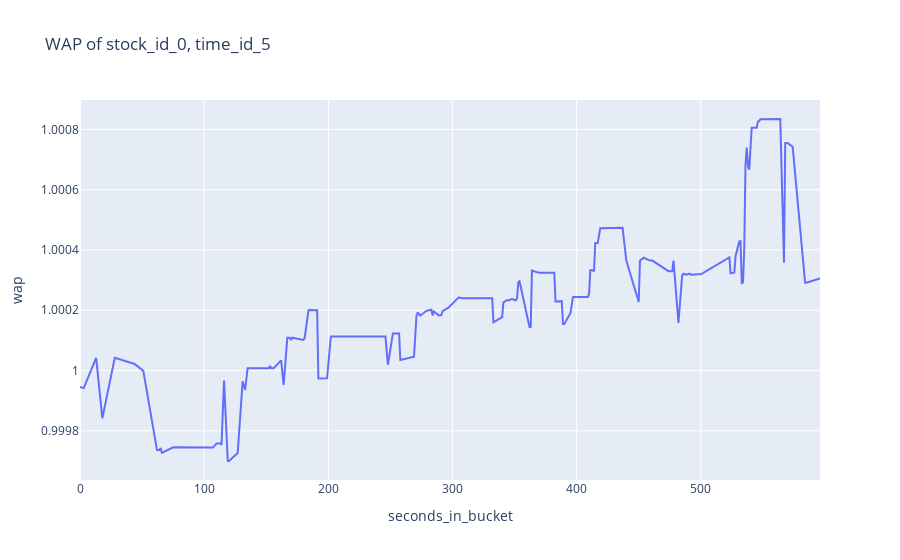

This figure's notebook cell:
### Code cell
book_train_example['wap'] = (book_train_example['bid_price1'] * book_train_example['ask_size1'] +
                                book_train_example['ask_price1'] * book_train_example['bid_size1']) / (
                                       book_train_example['bid_size1']+ book_train_example['ask_size1'])
fig = px.line(book_train_example, x="seconds_in_bucket", y="wap", title='WAP of stock_id_0, time_id_5')
fig.show()

### Figure 1 — Plotly figure (JSON) as saved in the notebook; plotly's stock layout.template omitted (floating-point values rounded to 4 significant figures; data arrays with more than 128 entries replaced by an {"elided": "..."} marker saying what was removed)
{"data": [{"hovertemplate": "seconds_in_bucket=%{x}<br>wap=%{y}<extra></extra>", "legendgroup": "", "line": {"color": "#636efa", "dash": "solid"}, "marker": {"symbol": "circle"}, "mode": "lines", "name": "", "orientation": "v", "showlegend": false, "type": "scatter", "x": {"elided": "200 int values"}, "xaxis": "x", "y": {"elided": "200 float values"}, "yaxis": "y"}], "layout": {"legend": {"tracegroupgap": 0}, "title": {"text": "WAP of stock_id_0, time_id_5"}, "xaxis": {"anchor": "y", "domain": [0, 1], "title": {"text": "seconds_in_bucket"}}, "yaxis": {"anchor": "x", "domain": [0, 1], "title": {"text": "wap"}}}}
